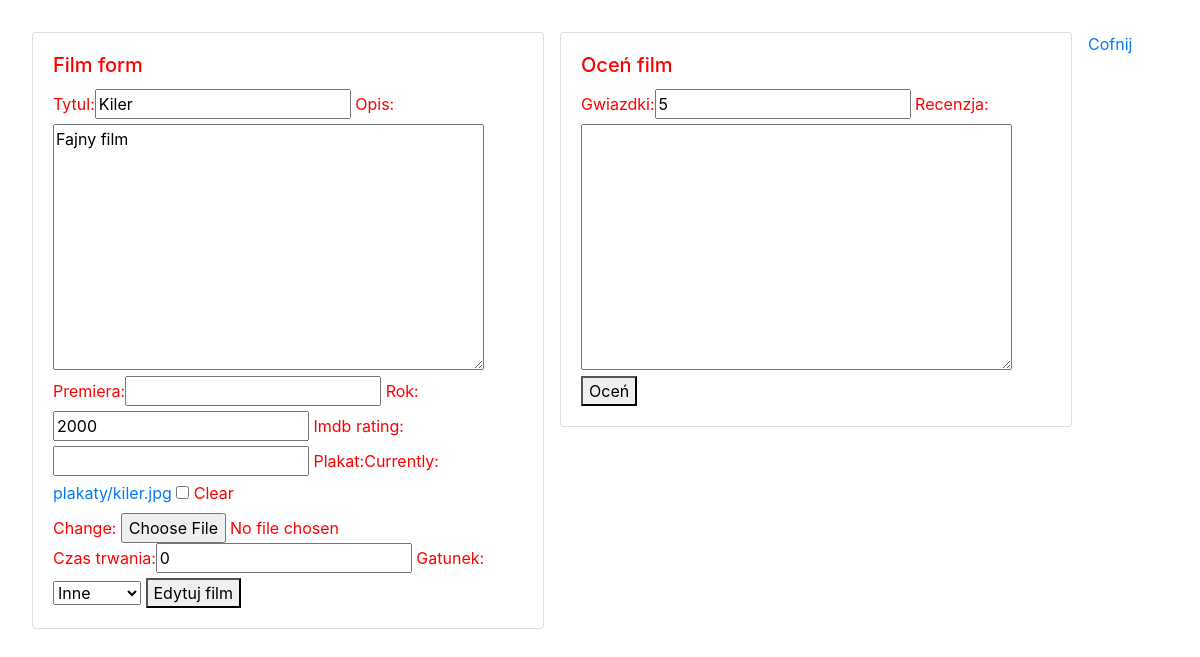
Page /filmy/edytuj/1 (signed in) on the earlier database version.
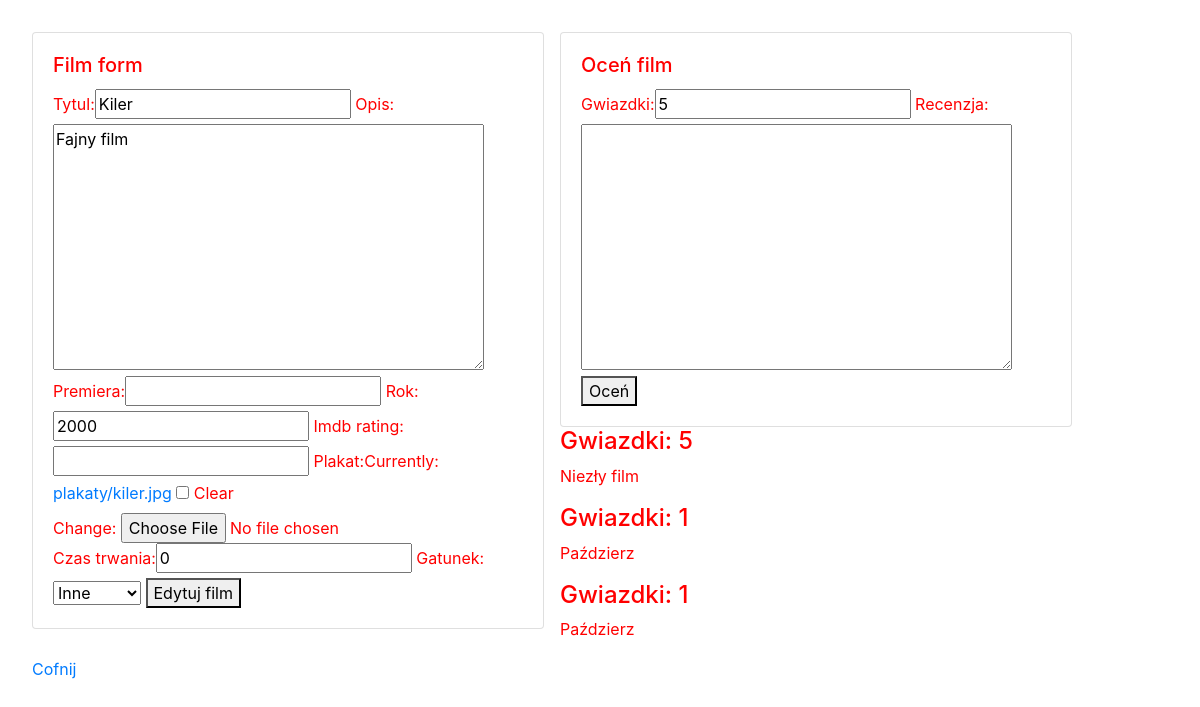
Same page on the later database version.
### filmyweb/models.py (models this page shows, shortened)
class Film(models.Model):
    tytul = models.CharField(max_length=64, blank=False, unique=True) # Krótki tekst
    rok = models.PositiveSmallIntegerField(default=2000)
    opis = models.TextField(default="") # Długi tekst
    premiera = models.DateField(null=True, blank=True)
    imdb_rating = models.DecimalField(max_digits=4, decimal_places=2, null=True, blank=True)
    plakat = models.ImageField(upload_to="plakaty", null=True, blank=True)
    dodatkowe = models.OneToOneField(DodatkoweInfo, on_delete=models.CASCADE, null=True, blank=True)

class Ocena(models.Model):
    recenzja = models.TextField(default="",blank=True)
    gwiazdki = models.PositiveSmallIntegerField(default=5)
    film = models.ForeignKey(Film, on_delete=models.CASCADE)

### filmyweb/views.py (the view)
# urls.py: path('edytuj/<int:id>', edytuj_film, name="edytuj_film"),
@login_required
def edytuj_film(request, id):
    film = get_object_or_404(Film, pk=id)
    oceny = Ocena.objects.filter(film=film.id)
    try:
        dodatkowe = DodatkoweInfo.objects.get(film=film.id)
    except DodatkoweInfo.DoesNotExist:
        dodatkowe = None
    form = FilmForm(request.POST or None, request.FILES or None, instance=film)
    form_dodatkowe = DodatkoweInfoForm(request.POST or None, instance=dodatkowe)
    form_ocena = OcenaForm(request.POST or None)
    if request.method == 'POST':
        if 'gwiazdki' in request.POST:
            ocena = form_ocena.save(commit=False)
            ocena.film = film
            ocena.save()
    if all([form.is_valid(), form_dodatkowe.is_valid()]):
        film = form.save(commit=False)
        dodatkowe = form_dodatkowe.save()
        film.dodatkowe = dodatkowe
        film.save()
        return redirect(wszystkie_filmy)
    return render(request, 'film_form.html', {'form':form,'form_dodatkowe':form_dodatkowe,'oceny':oceny,'form_ocena':form_ocena, 'nowy':False})

### filmyweb/forms.py
class FilmForm(ModelForm):
    class Meta:
        model = Film
        fields = ['tytul', 'opis', 'premiera', 'rok', 'imdb_rating', 'plakat']

class DodatkoweInfoForm(ModelForm):
    class Meta:
        model = DodatkoweInfo
        fields = ['czas_trwania', 'gatunek']

### filmyweb/templates/film_form.html (shortened to what this page needs)
{% extends 'glowny.html' %}
{% load bootstrap %}
{% block strona %}
<div class="card" style="width: 32rem; float: left; margin-right: 1rem">
  <div class="card-body">
    <h5 class="card-title">Film form</h5>
    <form method="post" enctype="multipart/form-data">
    {{ form|bootstrap }}
    {{ form_dodatkowe|bootstrap }}
        {% if nowy %}
        <button type="submit">Dodaj film</button>
        {% else %}
        <button type="submit">Edytuj film</button>
        {% endif %}
</form>
  </div>
</div>
<div class="card" style="width: 32rem; float: left; margin-right: 1rem">
  <div class="card-body">
    <h5 class="card-title">Oceń film</h5>
    <form method="post" enctype="multipart/form-data">
    {{ form_ocena|bootstrap }}
        <button type="submit">Oceń</button>
    </form>
  </div>
</div>
{% for ocena in oceny %}
  <h4>Gwiazdki: {{ocena.gwiazdki}}</h4>
  <p>{{ocena.recenzja}}</p>
{% endfor %}
<a href="{% url 'wszystkie_filmy' %}">Cofnij</a>
{% endblock %}

### filmyweb/templates/glowny.html (shortened to what this page needs)
{% load static %}
<!DOCTYPE html>
<html>
<head>
    <link rel="stylesheet" href="{% static 'nowszy.css' %}">
    <link rel="stylesheet" href="https://stackpath.bootstrapcdn.com/bootstrap/4.5.2/css/bootstrap.min.css">
    <link rel="stylesheet" href="{% static 'final.css' %}">
</head>
<body>
    {% block strona %} {% endblock %}
</body>
</html>

### filmyweb/static/nowszy.css (style rules this page uses)
body { padding: 2rem; color: red; }

### filmyweb/static/final.css (style rules this page uses)
body { padding: 2rem; color: red; }

Differences in the rows shown:
added Ocena: gwiazdki "5", recenzja "Niezły film"
added Ocena: gwiazdki "1", recenzja "Paździerz"
added Ocena: gwiazdki "1", recenzja "Paździerz"
